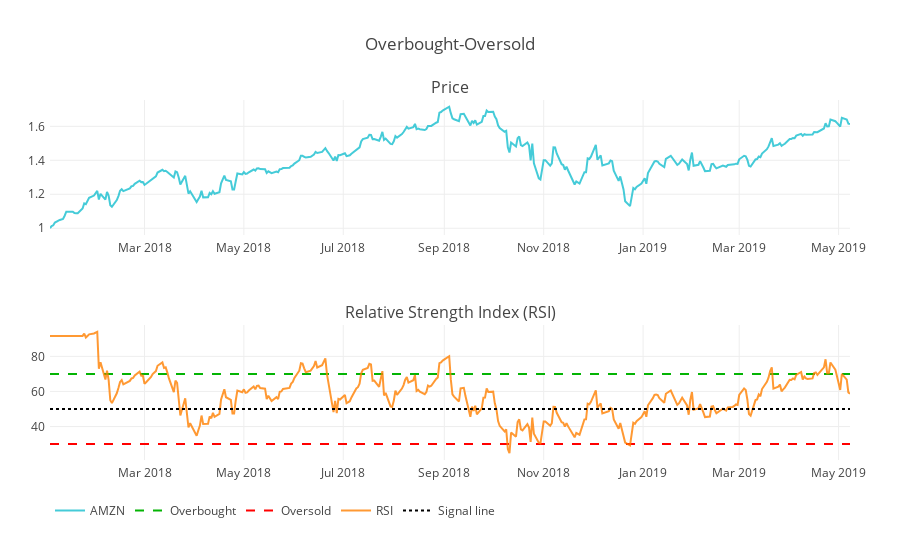

The cell this chart's notebook holds for it:
### Markdown cell above
## RSI

### Code cell
rsi = get_RSI(portf_value['Adj Close'])
normed_df['RSI'] = rsi
plot_rsi = plot_rsi_indicator(normed_df, symbol, output_type='nb')
iplot(plot_rsi)

### Figure 1 — Plotly figure (JSON) as saved in the notebook; plotly's stock layout.template omitted (floating-point values rounded to 4 significant figures; data arrays with more than 128 entries replaced by an {"elided": "..."} marker saying what was removed)
{"data": [{"line": {"color": "#17BECF"}, "name": "AMZN", "opacity": 0.8, "type": "scatter", "uid": "c3bc3b88-fec3-46ae-a56b-f767985ab5a5", "x": {"elided": "339 str values"}, "xaxis": "x", "y": {"elided": "339 float values"}, "yaxis": "y"}, {"line": {"color": "#04B404", "dash": "dash"}, "name": "Overbought", "type": "scatter", "uid": "fe3391e5-d539-4365-a978-2e3f4c2abe85", "x": {"elided": "339 str values"}, "xaxis": "x2", "y": {"elided": "339 int values"}, "yaxis": "y2"}, {"line": {"color": "#FF0000", "dash": "dash"}, "name": "Oversold", "type": "scatter", "uid": "e47eb772-7f02-46e1-970f-0d31af5e5c74", "x": {"elided": "339 str values"}, "xaxis": "x2", "y": {"elided": "339 int values"}, "yaxis": "y2"}, {"line": {"color": "#FF8000"}, "name": "RSI", "opacity": 0.8, "type": "scatter", "uid": "e2f6864a-218a-40b9-9d03-067b3289047e", "x": {"elided": "339 str values"}, "xaxis": "x2", "y": {"elided": "339 float values"}, "yaxis": "y2"}, {"line": {"color": "#000000", "dash": "dot"}, "name": "Signal line", "type": "scatter", "uid": "96a2d350-b020-4c27-a717-e22cbc4a203b", "x": {"elided": "339 str values"}, "xaxis": "x2", "y": {"elided": "339 int values"}, "yaxis": "y2"}], "layout": {"annotations": [{"font": {"size": 16}, "showarrow": false, "text": "Price", "x": 0.5, "xanchor": "center", "xref": "paper", "y": 1, "yanchor": "bottom", "yref": "paper"}, {"font": {"size": 16}, "showarrow": false, "text": "Relative Strength Index (RSI)", "x": 0.5, "xanchor": "center", "xref": "paper", "y": 0.375, "yanchor": "bottom", "yref": "paper"}], "autosize": true, "legend": {"orientation": "h"}, "margin": {"b": 100, "l": 50, "pad": 4, "r": 50, "t": 100}, "showlegend": true, "title": {"text": "Overbought-Oversold"}, "xaxis": {"anchor": "y", "autorange": true, "domain": [0, 1], "range": ["2018-01-02", "2019-05-08"], "type": "date"}, "xaxis2": {"anchor": "y2", "autorange": true, "domain": [0, 1], "range": ["2018-01-02", "2019-05-08"], "type": "date"}, "yaxis": {"anchor": "x", "autorange": true, "domain": [0.625, 1], "range": [0.9603, 1.755], "type": "linear"}, "yaxis2": {"anchor": "x2", "autorange": true, "domain": [0, 0.375], "range": [20.94, 97.86], "type": "linear"}}}
